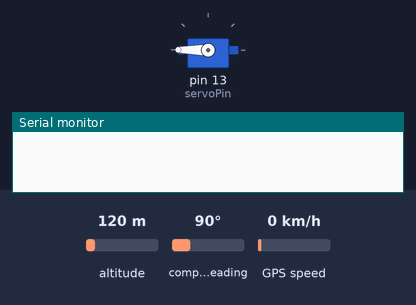
This sketch was run on a simulated Arduino Uno, built with avr-gcc and run on an emulated ATmega328P. Parts: servo, the last lines printed to the serial monitor. The test bench sets the inputs (shaded band); at power-on: altitude 120 m, compass heading 90°, GPS speed 0 km/h. The GPS gets a fix after 3 s at 37.7749, -122.4194 with 8 satellites.

Above: at 1.4 s.
1.5 s: altitude set to 635 m
5.9 s: altitude set to 664 m
At 10.9 s:
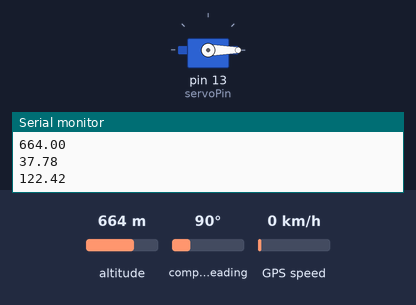
Timing chart, 0 to 12.4 s (numbered marks = the images above; inputs shaded):
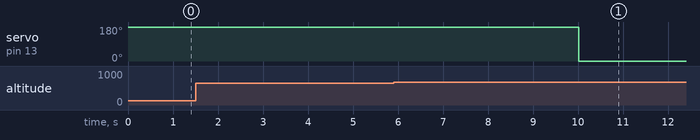

The sketch:

Test_Servo_and_GPS_code.ino
```cpp
#include<Adafruit_GPS.h>//Install the adafruit GPS library
#include<SoftwareSerial.h>//Load the software serial library
#include "Servo.h"// Include the servo library:
SoftwareSerial mySerial(3,2);//Initialize the software serial port (We are creating our own serial minitor to work with the GPS)
Adafruit_GPS GPS(&mySerial);//Creates the GPS object

// Define the servo pin:
#define servoPin 13

// Create a new servo object:
Servo myservo;

String NMEA1;//Variable for firts NMEA sentance (We only need to use the  GPGGA  & GPRMC NMEA lines)
String NMEA2;  //We will use this variable to hold our second NMEA sentence- we are using 2 NMEA lines so we can get both GPGGA and GPRMC not only the GPRMC

float altitudeGPS;
float latitudeGPS, longitudeGPS;  // EDIT
const float targetHight=650.19; ///blacksburg altitude is 618Meters above sea level- target altitude need s to be added to that // GPS works on meters
const float top=0.0, bottom=0.0, left=0.0, right=0.0; // EDIT

char c; //This character only purpose is to we can raed the characters from the string NMEA lines

void setup() {
  // put your setup code here, to run once:
  Serial.begin(9600);//Turns on normal serial monitor
  GPS.begin(9600);// Turn on GPS at 9600 baud
  GPS.sendCommand("$PGCMD,33,0*6D");//Turns off antenna update data that tends to interfere with the GPGGA & GPRMC lines of data we need
  GPS.sendCommand(PMTK_SET_NMEA_UPDATE_10HZ); //Set update rate to 10HZ
  GPS.sendCommand(PMTK_SET_NMEA_OUTPUT_RMCGGA);//Request that the GPS only send the GPRMC & GPGGA NMEA data lines
  delay(250);
   // Attach the Servo variable to a pin:
  myservo.attach(servoPin);
   pinMode(13, OUTPUT);
   myservo.write(180);
}

void loop() {
 pinMode(13, OUTPUT);
  //  digitalWrite(ENABLE_PIN, HIGH);
 readGPS();
 Serial.println(GPS.altitude);

 Serial.println(GPS.latitude);  // EDIT
 Serial.println(GPS.longitude); // EDIT

 altitudeGPS=GPS.altitude; // Traget altitude has to adjusted as VT has an altitude of 604 meters above sea level.

 latitudeGPS=GPS.latitude;    // EDIT
 longitudeGPS=GPS.longitude;  // EDIT

convertCoordinate(&latitudeGPS);  //EDIT  - Convert DDMM.MMMM to Decimal Degrees
 convertCoordinate(&longitudeGPS); // EDIT

 Serial.println(altitudeGPS);

 Serial.println(latitudeGPS);   // EDIT
 Serial.println(longitudeGPS);  // EDIT
 if (altitudeGPS > targetHight) {
    myservo.write(0);
    delay(20000);
    myservo.write(180);
    delay(1000);
  } else {
    myservo.write(180); // Ensure servo stays in neutral position when not moving
  }

//   // EDIT
//  if     (latitudeGPS>top   || latitudeGPS<bottom) {}
//  else if(longitudeGPS<left || longitudeGPS>right) {}
//  else {
//   myservo.write(90);
//  }

}

//GPS precion fuctions
//***********************************************************************
void readGPS(){
  clearGPS();
  while(!GPS.newNMEAreceived()){//loop until we get a proper NMEA sentance
    c=GPS.read();
  }
  GPS.parse(GPS.lastNMEA());//Parse the last good NMEA sentace
  NMEA1=GPS.lastNMEA(); //saved the 1 good sentace
  while(!GPS.newNMEAreceived()) {  //Go out and get the second NMEA sentence, should be different type than the first one read above.
  c=GPS.read();
  }
GPS.parse(GPS.lastNMEA());
NMEA2=GPS.lastNMEA();
  Serial.println(NMEA1);
  Serial.println(NMEA1);
  Serial.println("");
}
void clearGPS(){ // clear old and corrupt data from serial port
  while(!GPS.newNMEAreceived()){//loop until we get a proper NMEA sentance
    c=GPS.read();
  }
  GPS.parse(GPS.lastNMEA());//Parse the last good NMEA sentace
  while(!GPS.newNMEAreceived()){//loop until we get a proper NMEA sentance
    c=GPS.read();
  }
  GPS.parse(GPS.lastNMEA());//Parse the last good NMEA sentace
  while(!GPS.newNMEAreceived()){//loop until we get a proper NMEA sentance
    c=GPS.read();
  }
  GPS.parse(GPS.lastNMEA());//Parse the last good NMEA sentace
}
//****************************************************************************

// Geofence
void convertCoordinate(float *coordinate) {
  int degrees = *coordinate / 100;              //degrees
  float minutes = *coordinate - 100 * degrees;  // minutes
  float minutes2 = minutes - (int)minutes;
  minutes /= 60;                                // minutes to degrees
  minutes2 /= 3600;                              // minutes to degrees
  *coordinate = degrees + minutes + minutes2;
}
```

Measured:
- the behaviour switches between 650 and 651 m on altitude (found by bisection; images 0 and 1)
- after the input at 5.9 s, servo on pin 13 (servoPin): 180° → 0° after 4.1 s
